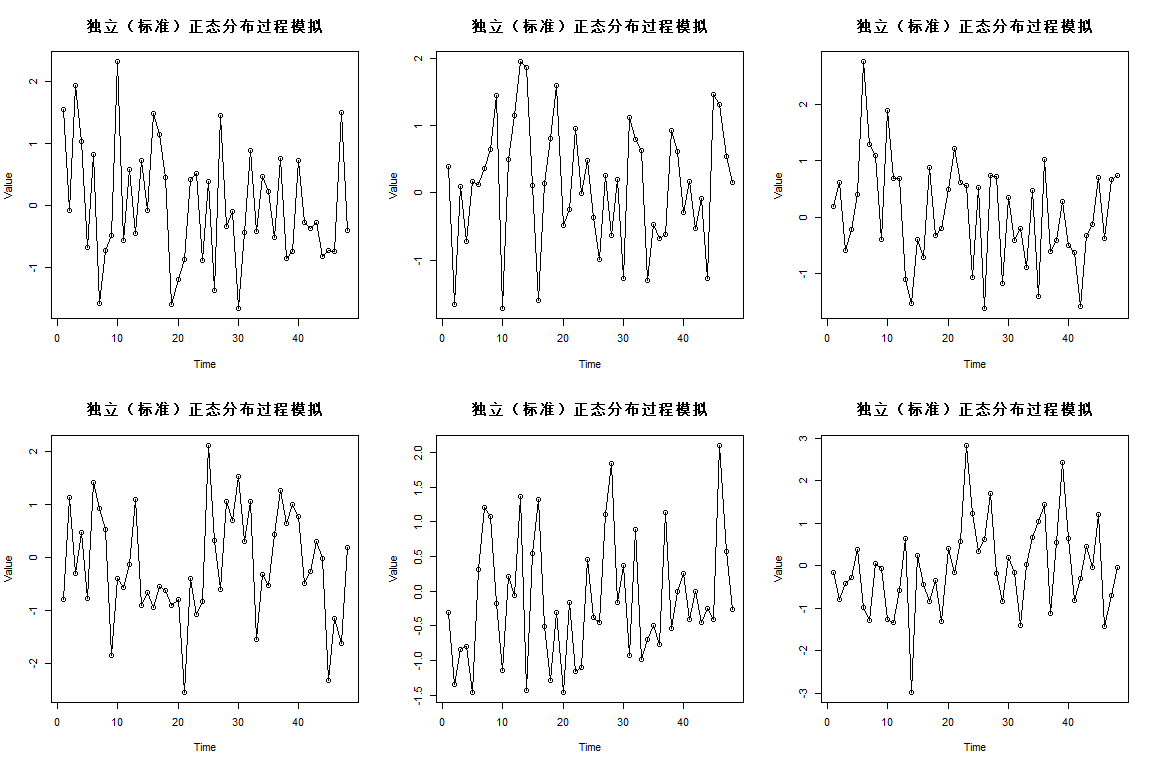

The script that drew this image:
lbtest_result=matrix(nrow = 6,ncol = 3); #初始化随机性检验结果存储矩阵

windows(45,30); #设置绘图参数
par(mfrow = c(2,3)); #将Graph Device分屏为2×3的大小
for (i in 1:6) #模拟6次
{
  x <- ts(rnorm(48)); #生成48个服从标准正态分布的随机数
  plot.ts(x,ylab = "Value",xlab = "Time",main = "独立（标准）正态分布过程模拟"); #在当前屏幕绘制时间序列图
  points(x,pch = 21); #设置点型
  y1 <- Box.test(x,lag = 6,type = "Ljung-Box"); #对数据进行Ljung-Box随机性检验
  lbtest_result[i,]=c(y1[[1]],y1[[2]],y1[[3]]); #存储随机性检验结果
}
